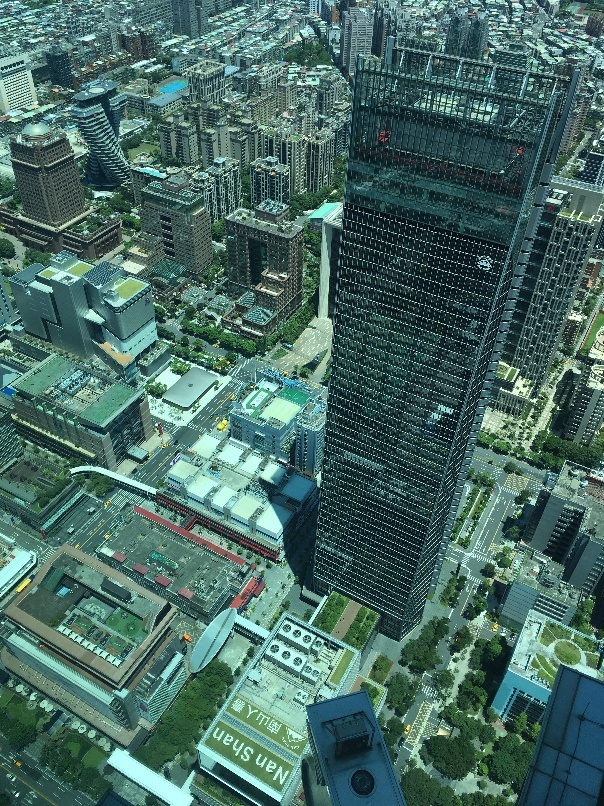
#> input picture Homework2/Aerial1.jpg, 604 x 806 px
$ python Q3.py
#> lines starting #> are read from the running program, lines starting #| are printed output that depends on the picture
import numpy as np
import cv2
from matplotlib import pyplot as plt

img1 = cv2.imread('Aerial1.jpg',0) # queryImage
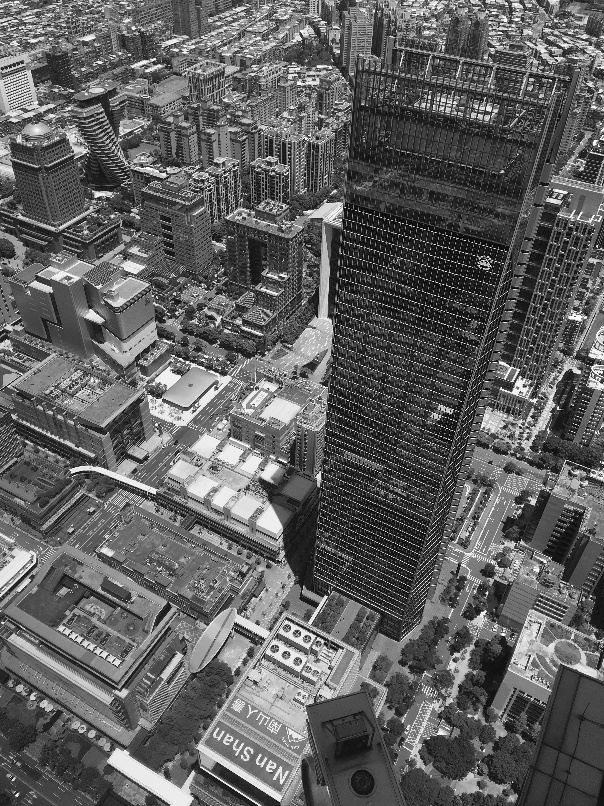
#> img1: shape (806, 604); min 0, max 255, mean 96.1
img2 = cv2.imread('Aerial2.jpg',0) # trainImage
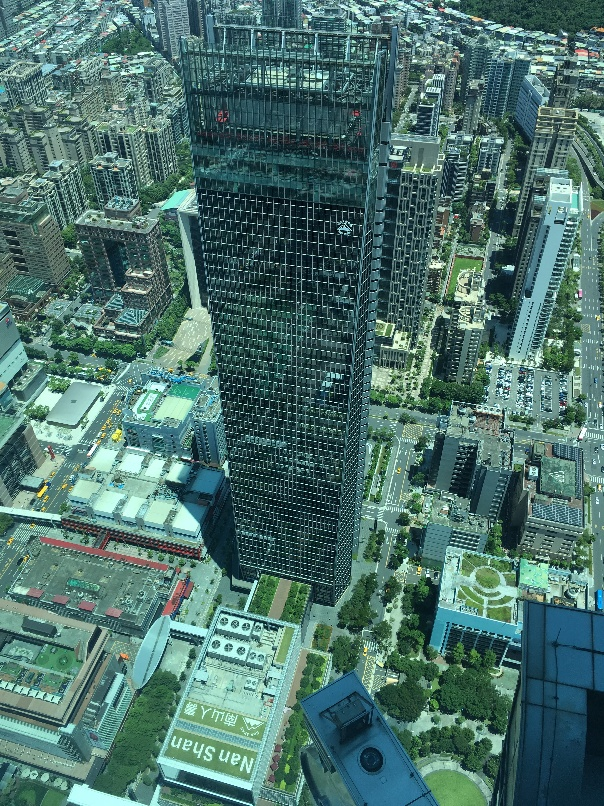
#> input picture Homework2/Aerial2.jpg, 604 x 806 px
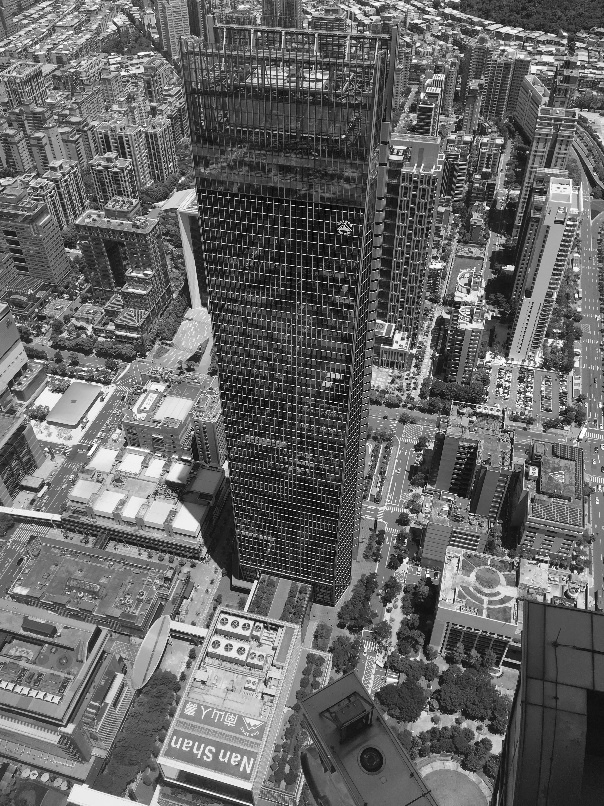
#> img2: shape (806, 604); min 0, max 255, mean 102.5

# Initiate SIFT detector
sift = cv2.xfeatures2d.SIFT_create()

# find the keypoints and descriptors with SIFT
kp1, des1 = sift.detectAndCompute(img1,None)
#> kp1 = 5827 keypoints; strongest (x, y, size): (17, 795, 2.2), (156, 425, 1.9), (558, 408, 1.8), (187, 362, 2.1)
kp2, des2 = sift.detectAndCompute(img2,None)
#> kp2 = 6112 keypoints; strongest (x, y, size): (488, 208, 2.3), (510, 268, 4.8), (427, 575, 2.2), (576, 295, 2.2)
sorted_kp1 = sorted(kp1, key = lambda x:x.size, reverse=True)
#> sorted_kp1 has the same summary as kp1
sorted_kp2 = sorted(kp2, key = lambda x:x.size, reverse=True)
#> sorted_kp2 has the same summary as kp2

index1 = []
index2 = []

for i in range(7):
    index1.append(kp1.index(sorted_kp1[i]))
    index2.append(kp2.index(sorted_kp2[i]))
#> after the loop, index1 = [3456, 2823, 2824, 3691, 703, 2150, 3015]; index2 = [3016, 2775, 2479, 2480, 1406, 1443, 4894]

# print(des1[index1])
# print(index2)

img1 = cv2.drawKeypoints(img1, sorted_kp1[:7], img1, flags= cv2.DRAW_MATCHES_FLAGS_NOT_DRAW_SINGLE_POINTS)
#> img1: shape (806, 604, 3)
cv2.imwrite('FeatureAerial1.jpg', img1)
cv2.imshow('FeatureAerial1.jpg', img1)
cv2.waitKey(0)
cv2.destroyAllWindows()
img2 = cv2.drawKeypoints(img2, sorted_kp2[:7], img2, flags= cv2.DRAW_MATCHES_FLAGS_NOT_DRAW_SINGLE_POINTS)
#> img2: shape (806, 604, 3)
cv2.imwrite('FeatureAerial2.jpg', img2)
cv2.imshow('FeatureAerial2.jpg', img2)
cv2.waitKey(0)
cv2.destroyAllWindows()

# BFMatcher with default params
bf = cv2.BFMatcher()
matches = bf.knnMatch(des1[index1], des2[index2], k=2)
#> matches = 7 matches

# Apply ratio test
good = []
for m,n in matches:
    if m.distance < 0.75*n.distance:
        good.append([m])
#> this loop made 7 passes
#> after the loop, good = 5 matches

# bf = cv2.BFMatcher(cv2.NORM_L1,crossCheck=True)

# matches = bf.match()

img3 = cv2.drawMatchesKnn(img1,sorted_kp1[:7],img2,sorted_kp2[:7],good,None,flags=cv2.DrawMatchesFlags_NOT_DRAW_SINGLE_POINTS)
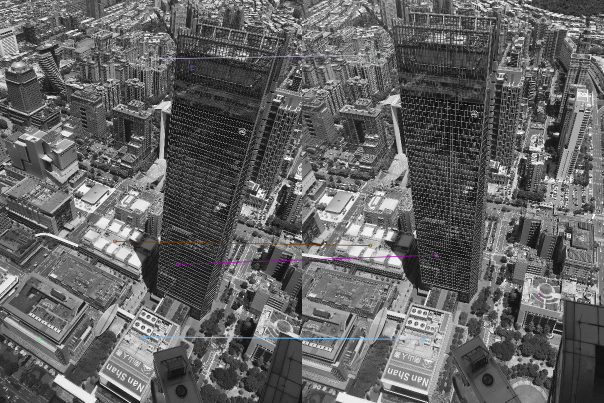
#> img3: shape (806, 1208, 3) (shown at 1/2 size); mean of channels 0, 1, 2 99.5, 99.3, 99.4; drawn as B, G, R
plt.imshow(img3),plt.show()
